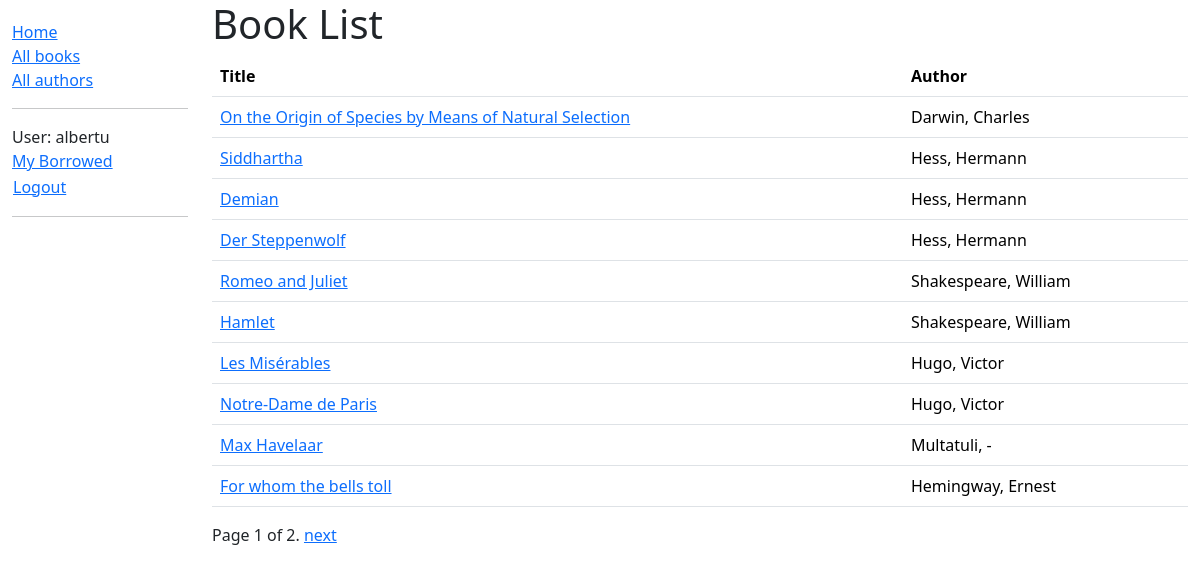
Screenshot of /catalog/books/ (signed in) with the database file from the repository.
### catalog/models.py (models this page shows, shortened)
class Book(models.Model):
    title = models.CharField(max_length=200)
    author = models.ForeignKey(to=Author, on_delete=models.RESTRICT, null=True)
    summary = models.TextField(
        max_length=1000,
        help_text="Enter a brief description of the book"
        )
    isbn = models.CharField(
        verbose_name="ISBN",
        max_length=13,
        unique=True,
        help_text='13 Character <a href="https://www.isbn-international.org/content/what-isbn'
                                      '">ISBN number</a>',
        validators=[is_isbn]
        )
    genre = models.ManyToManyField(
        to=Genre,
        help_text="Select a genre for this book.")
    language = models.ForeignKey(to=Language, on_delete=models.RESTRICT, null=False)
    def get_absolute_url(self):
        return reverse("book-detail", args=[str(self.id)])
    def display_genre(self):
        """Create a string for the genre. Required to display genre in admin."""
        return ", ".join(genre.name for genre in self.genre.all()[:3])
    display_genre.short_description = "Genre"

class Author(models.Model):
    first_name = models.CharField(max_length=100)
    last_name = models.CharField(max_length=100)
    date_of_birth = models.DateField(null=True, blank=True)
    date_of_death = models.DateField(verbose_name="Died", null=True, blank=True)
    class Meta:
        ordering = ["last_name", "first_name"]
    def __str__(self):
        return f"{self.last_name}, {self.first_name}"

### catalog/views.py (the view)
# urls.py: path("books/", views.BookListView.as_view(), name="books"),
class BookListView(generic.ListView):
    model = Book
    paginate_by = 10

### catalog/templates/catalog/book_list.html
{% extends "catalog/base_generic.html" %}
{% block content %}
    <h1>Book List</h1>
    <table class="table table-hover">
        <thead>
            <tr>
                <th scope="col">Title</th>
                <th scope="col">Author</th>
            </tr>
        </thead>
        <tbody>
            {% for book in book_list %}
            <tr>
                <td><a href="{{ book.get_absolute_url }}">{{ book.title }}</a></td>
                <td>{{book.author}}</td>
            </tr>
            {% endfor %}
        </tbody>
    </table>
{% endblock content %}

### catalog/templates/catalog/base_generic.html (shortened to what this page needs)
<!doctype html>
<html lang="en">
  <head>
    <link href="https://cdn.jsdelivr.net/npm/bootstrap@5.3.3/dist/css/bootstrap.min.css"
      rel="stylesheet"
>
    {% load static %}
    <link rel="stylesheet" href="{% static 'css/styles.css' %}" />
  </head>
  <body>
    <div class="container-fluid">
      <div class="row">
        <div class="col-sm-2">
          {% block sidebar %}
            <ul class="sidebar-nav">
              <li><a href="{% url "index" %}">Home</a></li>
              <li><a href="{% url "books" %}">All books</a></li>
              <li><a href="{% url "authors" %}">All authors</a></li>
              <hr>
              {% if user.is_authenticated %}
                <li>User: {{ user.get_username }}</li>
                <li><a href="{% url "my-borrowed" %}">My Borrowed</a></li>
                <li>
                  <form id="logout-form" method="post" action="{% url "logout" %}">
                    <button type="submit" class="btn btn-link">Logout</button>
                  </form>
                </li>
              {% else %}
                <li><a href="{% url "login" %}?next={% url "index" %}">Login</a></li>
              {% endif %}
              <hr>
            </ul>
          {% endblock %}
        </div>
        <div class="col-sm-10 ">
          {% block content %}{% endblock content %}
          {% block pagination %}
          {% if is_paginated %}
              <div class="pagination">
                  <span class="page-links">
                      <span class="page-current">
                          Page {{ page_obj.number }} of {{ page_obj.paginator.num_pages }}.
                      </span>
                      {% if page_obj.has_next %}
                          <a href="{{ request.path }}?page={{ page_obj.next_page_number }}">next</a>
                      {% endif %}
                  </span>
              </div>
          {% endif %}
          {% endblock pagination %}
        </div>
      </div>
    </div>
  </body>
</html>

### catalog/static/css/styles.css (style rules this page uses)
.sidebar-nav { margin-top: 20px; padding: 0; list-style: none; }
#logout-form { display: inline; }
#logout-form button { padding: 0; margin: 0; }

### rows the page displays
Book: title "On the Origin of Species by Means of Natural Selection", author "Darwin, Charles"
Book: title "Siddhartha", author "Hess, Hermann"
Book: title "Demian", author "Hess, Hermann"
Book: title "Der Steppenwolf", author "Hess, Hermann"
Book: title "Romeo and Juliet", author "Shakespeare, William"
Book: title "Hamlet", author "Shakespeare, William"
Book: title "Les Misérables", author "Hugo, Victor"
Book: title "Notre-Dame de Paris", author "Hugo, Victor"
Book: title "Max Havelaar", author "Multatuli, -"
Book: title "For whom the bells toll", author "Hemingway, Ernest"

### other values shown
{{ user.get_username }} "albertu"
{{ page_obj.number }} "1"
{{ page_obj.paginator.num_pages }} "2"
